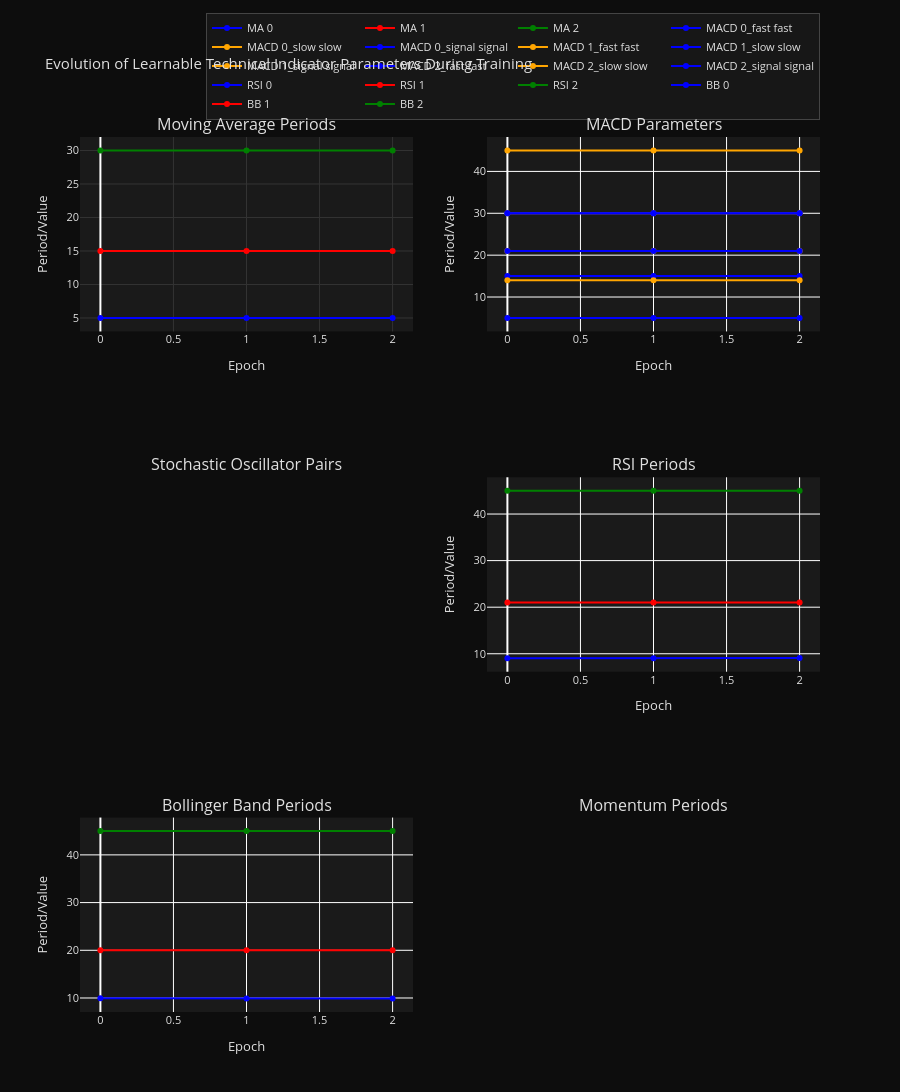

Here is the notebook cell this chart was saved with:
### Markdown cell above
# ============================================================================
# INDICATOR PARAMETER EVOLUTION ANALYSIS DURING TRAINING
# ============================================================================
Analysis of how learnable technical indicator parameters change over training epochs.

### Code cell
import pandas as pd
import plotly.graph_objects as go
from plotly.subplots import make_subplots
import numpy as np

# Load indicator parameter history
indicator_df = pd.read_csv('indicator_params_history.csv')

# Extract parameter columns (exclude change_ columns for now)
param_cols = [col for col in indicator_df.columns if not col.startswith('change_') and
              not col.startswith('log_') and col not in ['epoch', 'timestamp']]

# Create subplots for different indicator groups
fig = make_subplots(
    rows=3, cols=2,
    subplot_titles=('Moving Average Periods', 'MACD Parameters',
                   'Stochastic Oscillator Pairs', 'RSI Periods',
                   'Bollinger Band Periods', 'Momentum Periods'),
    specs=[[{'secondary_y': False}, {'secondary_y': False}],
           [{'secondary_y': False}, {'secondary_y': False}],
           [{'secondary_y': False}, {'secondary_y': False}]]
)

# Colors for different parameters within each group
colors = ['blue', 'red', 'green', 'orange', 'purple', 'brown']

# Moving Averages
ma_cols = [col for col in param_cols if 'ma_period' in col]
for i, col in enumerate(ma_cols):
    fig.add_trace(
        go.Scatter(x=indicator_df['epoch'], y=indicator_df[col],
                  mode='lines+markers', name=f'MA {i}',
                  line=dict(color=colors[i % len(colors)]),
                  showlegend=True),
        row=1, col=1
    )

# MACD Parameters
macd_cols = [col for col in param_cols if 'macd' in col]
macd_groups = {}
for col in macd_cols:
    parts = col.split('_')
    group = f"{parts[1]}_{parts[2]}"  # e.g., '0_fast'
    if group not in macd_groups:
        macd_groups[group] = []
    macd_groups[group].append(col)

for i, (group, cols) in enumerate(macd_groups.items()):
    for j, col in enumerate(cols):
        param_type = col.split('_')[-1]  # fast, slow, signal
        fig.add_trace(
            go.Scatter(x=indicator_df['epoch'], y=indicator_df[col],
                      mode='lines+markers', name=f'MACD {group} {param_type}',
                      line=dict(color=colors[(i*3 + j) % len(colors)], dash='dash' if j==1 else 'solid'),
                      showlegend=True),
            row=1, col=2
        )

# Stochastic Pairs
pair_cols = [col for col in param_cols if 'pair' in col]
pair_groups = {}
for col in pair_cols:
    parts = col.split('_')
    group = f"{parts[1]}_{parts[2]}"  # e.g., '0_short'
    if group not in pair_groups:
        pair_groups[group] = []
    pair_groups[group].append(col)

for i, (group, cols) in enumerate(pair_groups.items()):
    for j, col in enumerate(cols):
        param_type = col.split('_')[-1]  # short, long, sig
        fig.add_trace(
            go.Scatter(x=indicator_df['epoch'], y=indicator_df[col],
                      mode='lines+markers', name=f'Stoch {group} {param_type}',
                      line=dict(color=colors[(i*3 + j) % len(colors)], dash='dot' if j==2 else 'solid'),
                      showlegend=True),
            row=2, col=1
        )

# RSI Periods
rsi_cols = [col for col in param_cols if 'rsi_period' in col]
for i, col in enumerate(rsi_cols):
    fig.add_trace(
        go.Scatter(x=indicator_df['epoch'], y=indicator_df[col],
                  mode='lines+markers', name=f'RSI {i}',
                  line=dict(color=colors[i % len(colors)]),
                  showlegend=True),
        row=2, col=2
    )

# Bollinger Bands
bb_cols = [col for col in param_cols if 'bb_period' in col]
for i, col in enumerate(bb_cols):
    fig.add_trace(
        go.Scatter(x=indicator_df['epoch'], y=indicator_df[col],
                  mode='lines+markers', name=f'BB {i}',
                  line=dict(color=colors[i % len(colors)]),
                  showlegend=True),
        row=3, col=1
    )

# Momentum
momentum_cols = [col for col in param_cols if 'momentum_period' in col]
for i, col in enumerate(momentum_cols):
    fig.add_trace(
        go.Scatter(x=indicator_df['epoch'], y=indicator_df[col],
                  mode='lines+markers', name=f'Momentum {i}',
                  line=dict(color=colors[i % len(colors)]),
                  showlegend=True),
        row=3, col=2
    )

# Update layout with dark theme
fig.update_layout(
    height=1200,
    title_text="Evolution of Learnable Technical Indicator Parameters During Training",
    title_font_color='#e0e0e0',
    showlegend=True,
    plot_bgcolor='#1a1a1a',
    paper_bgcolor='#0d0d0d',
    font=dict(color='#e0e0e0', size=11),
    xaxis_showgrid=True,
    xaxis_gridwidth=1,
    xaxis_gridcolor='#333333',
    yaxis_showgrid=True,
    yaxis_gridwidth=1,
    yaxis_gridcolor='#333333',
    legend=dict(
        orientation="h",
        yanchor="bottom",
        y=1.02,
        xanchor="right",
        x=1,
        bgcolor='rgba(26, 26, 26, 0.8)',
        bordercolor='#444444',
        borderwidth=1
    )
)

# Update x-axes
for i in range(1, 4):
    for j in range(1, 3):
        fig.update_xaxes(title_text="Epoch", row=i, col=j)

# Update y-axes
fig.update_yaxes(title_text="Period/Value", row=1, col=1)
fig.update_yaxes(title_text="Period/Value", row=1, col=2)
fig.update_yaxes(title_text="Period/Value", row=2, col=1)
fig.update_yaxes(title_text="Period/Value", row=2, col=2)
fig.update_yaxes(title_text="Period/Value", row=3, col=1)
fig.update_yaxes(title_text="Period/Value", row=3, col=2)

# Plotly display: prefer notebook mime rendering; fall back to browser if nbformat is unavailable
# try:
#     import nbformat  # noqa: F401
# except Exception:
#     import plotly.io as pio
#     pio.renderers.default = 'browser'
fig.show()

# Summary statistics
print("📊 INDICATOR PARAMETER EVOLUTION SUMMARY")
print("="*50)
print(f"Training epochs: {len(indicator_df)}")
print(f"Parameters tracked: {len(param_cols)}")

# Calculate parameter stability (coefficient of variation)
param_stats = indicator_df[param_cols].describe()
cv = (indicator_df[param_cols].std() / indicator_df[param_cols].mean()).abs()
cv_sorted = cv.sort_values(ascending=False)

print("\n🔄 Most Variable Parameters (Coefficient of Variation):")
for param, var in cv_sorted.head(10).items():
    final_val = indicator_df[param].iloc[-1]
    initial_val = indicator_df[param].iloc[0]
    change_pct = ((final_val - initial_val) / initial_val) * 100
    print(f"{param}: CV={var:.3f}, Change={change_pct:.1f}%")

print("\n📈 Parameter Ranges During Training:")
for param in param_cols[:10]:  # Show first 10
    min_val = indicator_df[param].min()
    max_val = indicator_df[param].max()
    range_val = max_val - min_val
    print(f"{param}: Range={range_val:.3f} (Min={min_val:.3f}, Max={max_val:.3f})")

# Correlation with loss
loss_cols = [col for col in indicator_df.columns if col.startswith('log_val_')]
if loss_cols:
    correlations = {}
    for param in param_cols:
        corr_with_loss = indicator_df[param].corr(indicator_df[loss_cols[0]])
        correlations[param] = abs(corr_with_loss)

    corr_sorted = sorted(correlations.items(), key=lambda x: x[1], reverse=True)
    print("\n🔗 Parameters Most Correlated with Validation Loss:")
    for param, corr in corr_sorted[:10]:
        print(f"{param}: |Corr|={corr:.3f}")

### Figure 1 — Plotly figure (JSON) as saved in the notebook; plotly's stock layout.template omitted (floating-point values rounded to 4 significant figures)
{"data": [{"line": {"color": "blue"}, "mode": "lines+markers", "name": "MA 0", "showlegend": true, "type": "scatter", "x": [0, 1, 2], "xaxis": "x", "y": [4.999, 4.999, 4.999], "yaxis": "y"}, {"line": {"color": "red"}, "mode": "lines+markers", "name": "MA 1", "showlegend": true, "type": "scatter", "x": [0, 1, 2], "xaxis": "x", "y": [15.0, 15.0, 15.0], "yaxis": "y"}, {"line": {"color": "green"}, "mode": "lines+markers", "name": "MA 2", "showlegend": true, "type": "scatter", "x": [0, 1, 2], "xaxis": "x", "y": [30.0, 30.0, 30.0], "yaxis": "y"}, {"line": {"color": "blue", "dash": "solid"}, "mode": "lines+markers", "name": "MACD 0_fast fast", "showlegend": true, "type": "scatter", "x": [0, 1, 2], "xaxis": "x2", "y": [15.0, 15.0, 15.0], "yaxis": "y2"}, {"line": {"color": "orange", "dash": "solid"}, "mode": "lines+markers", "name": "MACD 0_slow slow", "showlegend": true, "type": "scatter", "x": [0, 1, 2], "xaxis": "x2", "y": [30.0, 30.0, 30.0], "yaxis": "y2"}, {"line": {"color": "blue", "dash": "solid"}, "mode": "lines+markers", "name": "MACD 0_signal signal", "showlegend": true, "type": "scatter", "x": [0, 1, 2], "xaxis": "x2", "y": [5.0, 5.0, 5.0], "yaxis": "y2"}, {"line": {"color": "orange", "dash": "solid"}, "mode": "lines+markers", "name": "MACD 1_fast fast", "showlegend": true, "type": "scatter", "x": [0, 1, 2], "xaxis": "x2", "y": [21.0, 21.0, 21.0], "yaxis": "y2"}, {"line": {"color": "blue", "dash": "solid"}, "mode": "lines+markers", "name": "MACD 1_slow slow", "showlegend": true, "type": "scatter", "x": [0, 1, 2], "xaxis": "x2", "y": [30.0, 30.0, 30.0], "yaxis": "y2"}, {"line": {"color": "orange", "dash": "solid"}, "mode": "lines+markers", "name": "MACD 1_signal signal", "showlegend": true, "type": "scatter", "x": [0, 1, 2], "xaxis": "x2", "y": [14.0, 14.0, 14.0], "yaxis": "y2"}, {"line": {"color": "blue", "dash": "solid"}, "mode": "lines+markers", "name": "MACD 2_fast fast", "showlegend": true, "type": "scatter", "x": [0, 1, 2], "xaxis": "x2", "y": [30.0, 30.0, 30.0], "yaxis": "y2"}, {"line": {"color": "orange", "dash": "solid"}, "mode": "lines+markers", "name": "MACD 2_slow slow", "showlegend": true, "type": "scatter", "x": [0, 1, 2], "xaxis": "x2", "y": [45.0, 45.0, 45.0], "yaxis": "y2"}, {"line": {"color": "blue", "dash": "solid"}, "mode": "lines+markers", "name": "MACD 2_signal signal", "showlegend": true, "type": "scatter", "x": [0, 1, 2], "xaxis": "x2", "y": [21.0, 21.0, 21.0], "yaxis": "y2"}, {"line": {"color": "blue"}, "mode": "lines+markers", "name": "RSI 0", "showlegend": true, "type": "scatter", "x": [0, 1, 2], "xaxis": "x4", "y": [9.036, 9.063, 9.075], "yaxis": "y4"}, {"line": {"color": "red"}, "mode": "lines+markers", "name": "RSI 1", "showlegend": true, "type": "scatter", "x": [0, 1, 2], "xaxis": "x4", "y": [21.0, 21.0, 21.0], "yaxis": "y4"}, {"line": {"color": "green"}, "mode": "lines+markers", "name": "RSI 2", "showlegend": true, "type": "scatter", "x": [0, 1, 2], "xaxis": "x4", "y": [45.0, 45.0, 45.0], "yaxis": "y4"}, {"line": {"color": "blue"}, "mode": "lines+markers", "name": "BB 0", "showlegend": true, "type": "scatter", "x": [0, 1, 2], "xaxis": "x5", "y": [9.939, 9.907, 9.889], "yaxis": "y5"}, {"line": {"color": "red"}, "mode": "lines+markers", "name": "BB 1", "showlegend": true, "type": "scatter", "x": [0, 1, 2], "xaxis": "x5", "y": [20.0, 20.0, 20.0], "yaxis": "y5"}, {"line": {"color": "green"}, "mode": "lines+markers", "name": "BB 2", "showlegend": true, "type": "scatter", "x": [0, 1, 2], "xaxis": "x5", "y": [45.0, 45.0, 45.0], "yaxis": "y5"}], "layout": {"annotations": [{"font": {"size": 16}, "showarrow": false, "text": "Moving Average Periods", "x": 0.225, "xanchor": "center", "xref": "paper", "y": 1, "yanchor": "bottom", "yref": "paper"}, {"font": {"size": 16}, "showarrow": false, "text": "MACD Parameters", "x": 0.775, "xanchor": "center", "xref": "paper", "y": 1, "yanchor": "bottom", "yref": "paper"}, {"font": {"size": 16}, "showarrow": false, "text": "Stochastic Oscillator Pairs", "x": 0.225, "xanchor": "center", "xref": "paper", "y": 0.6111, "yanchor": "bottom", "yref": "paper"}, {"font": {"size": 16}, "showarrow": false, "text": "RSI Periods", "x": 0.775, "xanchor": "center", "xref": "paper", "y": 0.6111, "yanchor": "bottom", "yref": "paper"}, {"font": {"size": 16}, "showarrow": false, "text": "Bollinger Band Periods", "x": 0.225, "xanchor": "center", "xref": "paper", "y": 0.2222, "yanchor": "bottom", "yref": "paper"}, {"font": {"size": 16}, "showarrow": false, "text": "Momentum Periods", "x": 0.775, "xanchor": "center", "xref": "paper", "y": 0.2222, "yanchor": "bottom", "yref": "paper"}], "font": {"color": "#e0e0e0", "size": 11}, "height": 1200, "legend": {"bgcolor": "rgba(26, 26, 26, 0.8)", "bordercolor": "#444444", "borderwidth": 1, "orientation": "h", "x": 1, "xanchor": "right", "y": 1.02, "yanchor": "bottom"}, "paper_bgcolor": "#0d0d0d", "plot_bgcolor": "#1a1a1a", "showlegend": true, "title": {"font": {"color": "#e0e0e0"}, "text": "Evolution of Learnable Technical Indicator Parameters During Training"}, "xaxis": {"anchor": "y", "domain": [0, 0.45], "gridcolor": "#333333", "gridwidth": 1, "showgrid": true, "title": {"text": "Epoch"}}, "xaxis2": {"anchor": "y2", "domain": [0.55, 1], "title": {"text": "Epoch"}}, "xaxis3": {"anchor": "y3", "domain": [0, 0.45], "title": {"text": "Epoch"}}, "xaxis4": {"anchor": "y4", "domain": [0.55, 1], "title": {"text": "Epoch"}}, "xaxis5": {"anchor": "y5", "domain": [0, 0.45], "title": {"text": "Epoch"}}, "xaxis6": {"anchor": "y6", "domain": [0.55, 1], "title": {"text": "Epoch"}}, "yaxis": {"anchor": "x", "domain": [0.7778, 1], "gridcolor": "#333333", "gridwidth": 1, "showgrid": true, "title": {"text": "Period/Value"}}, "yaxis2": {"anchor": "x2", "domain": [0.7778, 1], "title": {"text": "Period/Value"}}, "yaxis3": {"anchor": "x3", "domain": [0.3889, 0.6111], "title": {"text": "Period/Value"}}, "yaxis4": {"anchor": "x4", "domain": [0.3889, 0.6111], "title": {"text": "Period/Value"}}, "yaxis5": {"anchor": "x5", "domain": [0, 0.2222], "title": {"text": "Period/Value"}}, "yaxis6": {"anchor": "x6", "domain": [0, 0.2222], "title": {"text": "Period/Value"}}}}
